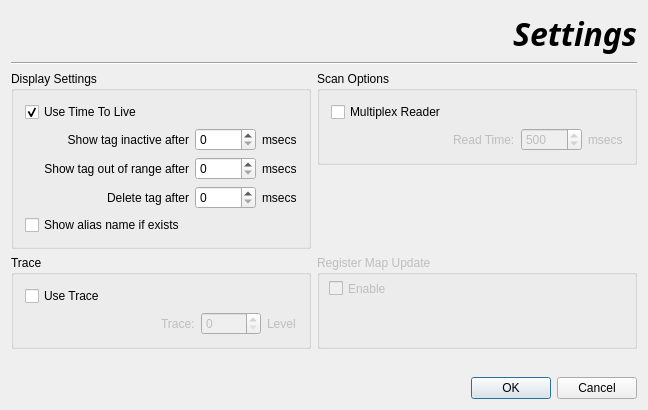
<?xml version="1.0" encoding="UTF-8"?>
<ui version="4.0">
 <class>CSettingsDialogClass</class>
 <widget class="QDialog" name="CSettingsDialogClass">
  <property name="geometry">
   <rect>
    <x>0</x>
    <y>0</y>
    <width>648</width>
    <height>410</height>
   </rect>
  </property>
  <property name="windowTitle">
   <string>Settings</string>
  </property>
  <property name="windowIcon">
   <iconset resource="../../Qrfe/images/qrfe.qrc">
    <normaloff>:/ams logos/mtiWindowIcon</normaloff>:/ams logos/mtiWindowIcon</iconset>
  </property>
  <layout class="QGridLayout" name="gridLayout_4">
   <item row="0" column="0">
    <widget class="QLabel" name="label_2">
     <property name="maximumSize">
      <size>
       <width>48</width>
       <height>16777215</height>
      </size>
     </property>
     <property name="text">
      <string/>
     </property>
     <property name="pixmap">
      <pixmap resource="../../Qrfe/images/qrfe.qrc">:/window images/settingsImage</pixmap>
     </property>
    </widget>
   </item>
   <item row="0" column="1" colspan="2">
    <widget class="QLabel" name="label">
     <property name="font">
      <font>
       <family>Arial Black</family>
       <pointsize>24</pointsize>
       <weight>75</weight>
       <italic>true</italic>
       <bold>true</bold>
      </font>
     </property>
     <property name="text">
      <string>Settings</string>
     </property>
     <property name="alignment">
      <set>Qt::AlignRight|Qt::AlignTrailing|Qt::AlignVCenter</set>
     </property>
    </widget>
   </item>
   <item row="1" column="0" colspan="3">
    <widget class="Line" name="line">
     <property name="orientation">
      <enum>Qt::Horizontal</enum>
     </property>
    </widget>
   </item>
   <item row="2" column="0" rowspan="2" colspan="2">
    <widget class="QGroupBox" name="groupBox">
     <property name="minimumSize">
      <size>
       <width>300</width>
       <height>0</height>
      </size>
     </property>
     <property name="title">
      <string>Display Settings</string>
     </property>
     <layout class="QVBoxLayout" name="verticalLayout">
      <item>
       <widget class="QCheckBox" name="useTtlCheckBox">
        <property name="text">
         <string>Use Time To Live</string>
        </property>
        <property name="checked">
         <bool>true</bool>
        </property>
       </widget>
      </item>
      <item>
       <layout class="QGridLayout" name="gridLayout">
        <item row="0" column="3">
         <widget class="QLabel" name="inactiveMSLabel">
          <property name="minimumSize">
           <size>
            <width>30</width>
            <height>0</height>
           </size>
          </property>
          <property name="text">
           <string>msecs</string>
          </property>
         </widget>
        </item>
        <item row="0" column="2">
         <widget class="QSpinBox" name="inactiveSpinBox">
          <property name="minimumSize">
           <size>
            <width>60</width>
            <height>0</height>
           </size>
          </property>
          <property name="maximum">
           <number>99999</number>
          </property>
         </widget>
        </item>
        <item row="0" column="1">
         <widget class="QLabel" name="inactiveLabel">
          <property name="text">
           <string>Show tag inactive after</string>
          </property>
          <property name="alignment">
           <set>Qt::AlignRight|Qt::AlignTrailing|Qt::AlignVCenter</set>
          </property>
         </widget>
        </item>
        <item row="1" column="3">
         <widget class="QLabel" name="outOfRangeMSLabel">
          <property name="minimumSize">
           <size>
            <width>30</width>
            <height>0</height>
           </size>
          </property>
          <property name="text">
           <string>msecs</string>
          </property>
         </widget>
        </item>
        <item row="1" column="2">
         <widget class="QSpinBox" name="outOfRangeSpinBox">
          <property name="minimumSize">
           <size>
            <width>60</width>
            <height>0</height>
           </size>
          </property>
          <property name="maximum">
           <number>99999</number>
          </property>
         </widget>
        </item>
        <item row="1" column="1">
         <widget class="QLabel" name="outOfRangeLabel">
          <property name="text">
           <string>Show tag out of range after</string>
          </property>
          <property name="alignment">
           <set>Qt::AlignRight|Qt::AlignTrailing|Qt::AlignVCenter</set>
          </property>
         </widget>
        </item>
        <item row="2" column="3">
         <widget class="QLabel" name="deleteMSLabel">
          <property name="minimumSize">
           <size>
            <width>30</width>
            <height>0</height>
           </size>
          </property>
          <property name="text">
           <string>msecs</string>
          </property>
         </widget>
        </item>
        <item row="2" column="2">
         <widget class="QSpinBox" name="deleteSpinBox">
          <property name="minimumSize">
           <size>
            <width>60</width>
            <height>0</height>
           </size>
          </property>
          <property name="maximum">
           <number>99999</number>
          </property>
         </widget>
        </item>
        <item row="2" column="1">
         <widget class="QLabel" name="deleteLabel">
          <property name="text">
           <string>Delete tag after</string>
          </property>
          <property name="alignment">
           <set>Qt::AlignRight|Qt::AlignTrailing|Qt::AlignVCenter</set>
          </property>
         </widget>
        </item>
        <item row="0" column="0">
         <spacer name="horizontalSpacer_2">
          <property name="orientation">
           <enum>Qt::Horizontal</enum>
          </property>
          <property name="sizeHint" stdset="0">
           <size>
            <width>13</width>
            <height>20</height>
           </size>
          </property>
         </spacer>
        </item>
        <item row="1" column="0">
         <spacer name="horizontalSpacer_3">
          <property name="orientation">
           <enum>Qt::Horizontal</enum>
          </property>
          <property name="sizeHint" stdset="0">
           <size>
            <width>13</width>
            <height>20</height>
           </size>
          </property>
         </spacer>
        </item>
        <item row="2" column="0">
         <spacer name="horizontalSpacer_4">
          <property name="orientation">
           <enum>Qt::Horizontal</enum>
          </property>
          <property name="sizeHint" stdset="0">
           <size>
            <width>13</width>
            <height>20</height>
           </size>
          </property>
         </spacer>
        </item>
       </layout>
      </item>
      <item>
       <spacer name="verticalSpacer_2">
        <property name="orientation">
         <enum>Qt::Vertical</enum>
        </property>
        <property name="sizeHint" stdset="0">
         <size>
          <width>20</width>
          <height>2</height>
         </size>
        </property>
       </spacer>
      </item>
      <item>
       <widget class="QCheckBox" name="showAliasCheckBox">
        <property name="text">
         <string>Show alias name if exists</string>
        </property>
       </widget>
      </item>
     </layout>
    </widget>
   </item>
   <item row="2" column="2">
    <widget class="QGroupBox" name="groupBox_3">
     <property name="minimumSize">
      <size>
       <width>300</width>
       <height>0</height>
      </size>
     </property>
     <property name="title">
      <string>Scan Options</string>
     </property>
     <layout class="QVBoxLayout" name="verticalLayout_3">
      <item>
       <widget class="QCheckBox" name="useMultiplexBox">
        <property name="text">
         <string>Multiplex Reader</string>
        </property>
       </widget>
      </item>
      <item>
       <layout class="QGridLayout" name="gridLayout_2">
        <item row="0" column="0">
         <spacer name="horizontalSpacer_5">
          <property name="orientation">
           <enum>Qt::Horizontal</enum>
          </property>
          <property name="sizeHint" stdset="0">
           <size>
            <width>40</width>
            <height>20</height>
           </size>
          </property>
         </spacer>
        </item>
        <item row="0" column="1">
         <widget class="QLabel" name="multiplexReadTimeLabel">
          <property name="enabled">
           <bool>false</bool>
          </property>
          <property name="text">
           <string>Read Time:</string>
          </property>
         </widget>
        </item>
        <item row="0" column="2">
         <widget class="QSpinBox" name="multiplexReadTimeBox">
          <property name="enabled">
           <bool>false</bool>
          </property>
          <property name="minimumSize">
           <size>
            <width>60</width>
            <height>0</height>
           </size>
          </property>
          <property name="minimum">
           <number>100</number>
          </property>
          <property name="maximum">
           <number>99999</number>
          </property>
          <property name="value">
           <number>500</number>
          </property>
         </widget>
        </item>
        <item row="0" column="3">
         <widget class="QLabel" name="multiplexTimeLabel">
          <property name="enabled">
           <bool>false</bool>
          </property>
          <property name="minimumSize">
           <size>
            <width>30</width>
            <height>0</height>
           </size>
          </property>
          <property name="text">
           <string>msecs</string>
          </property>
         </widget>
        </item>
       </layout>
      </item>
     </layout>
    </widget>
   </item>
   <item row="3" column="2">
    <spacer name="verticalSpacer_4">
     <property name="orientation">
      <enum>Qt::Vertical</enum>
     </property>
     <property name="sizeHint" stdset="0">
      <size>
       <width>20</width>
       <height>74</height>
      </size>
     </property>
    </spacer>
   </item>
   <item row="4" column="0" colspan="2">
    <widget class="QGroupBox" name="groupBox_2">
     <property name="title">
      <string>Trace</string>
     </property>
     <layout class="QVBoxLayout" name="verticalLayout_2">
      <item>
       <widget class="QCheckBox" name="useTraceBox">
        <property name="text">
         <string>Use Trace</string>
        </property>
        <property name="checked">
         <bool>false</bool>
        </property>
       </widget>
      </item>
      <item>
       <layout class="QGridLayout" name="gridLayout_3">
        <item row="0" column="0">
         <spacer name="horizontalSpacer">
          <property name="orientation">
           <enum>Qt::Horizontal</enum>
          </property>
          <property name="sizeHint" stdset="0">
           <size>
            <width>28</width>
            <height>20</height>
           </size>
          </property>
         </spacer>
        </item>
        <item row="0" column="1">
         <widget class="QLabel" name="traceLabel">
          <property name="enabled">
           <bool>false</bool>
          </property>
          <property name="text">
           <string>Trace:</string>
          </property>
         </widget>
        </item>
        <item row="0" column="2">
         <widget class="QSpinBox" name="traceLevelBox">
          <property name="enabled">
           <bool>false</bool>
          </property>
          <property name="minimumSize">
           <size>
            <width>60</width>
            <height>0</height>
           </size>
          </property>
          <property name="maximum">
           <number>10</number>
          </property>
          <property name="value">
           <number>0</number>
          </property>
         </widget>
        </item>
        <item row="0" column="3">
         <widget class="QLabel" name="traceLevelLabel">
          <property name="enabled">
           <bool>false</bool>
          </property>
          <property name="minimumSize">
           <size>
            <width>30</width>
            <height>0</height>
           </size>
          </property>
          <property name="text">
           <string>Level</string>
          </property>
         </widget>
        </item>
       </layout>
      </item>
     </layout>
    </widget>
   </item>
   <item row="5" column="1">
    <spacer name="verticalSpacer">
     <property name="orientation">
      <enum>Qt::Vertical</enum>
     </property>
     <property name="sizeHint" stdset="0">
      <size>
       <width>20</width>
       <height>50</height>
      </size>
     </property>
    </spacer>
   </item>
   <item row="6" column="0" colspan="3">
    <widget class="QDialogButtonBox" name="buttonBox">
     <property name="standardButtons">
      <set>QDialogButtonBox::Cancel|QDialogButtonBox::Ok</set>
     </property>
    </widget>
   </item>
   <item row="4" column="2">
    <widget class="QGroupBox" name="groupBox_4">
     <property name="enabled">
      <bool>false</bool>
     </property>
     <property name="title">
      <string>Register Map Update</string>
     </property>
     <widget class="QCheckBox" name="registerMapUpdateEnable">
      <property name="geometry">
       <rect>
        <x>12</x>
        <y>24</y>
        <width>71</width>
        <height>19</height>
       </rect>
      </property>
      <property name="text">
       <string>Enable</string>
      </property>
     </widget>
     <widget class="QWidget" name="layoutWidget">
      <property name="geometry">
       <rect>
        <x>10</x>
        <y>50</y>
        <width>301</width>
        <height>22</height>
       </rect>
      </property>
      <layout class="QHBoxLayout" name="horizontalLayout">
       <item>
        <spacer name="horizontalSpacer_6">
         <property name="orientation">
          <enum>Qt::Horizontal</enum>
         </property>
         <property name="sizeHint" stdset="0">
          <size>
           <width>40</width>
           <height>20</height>
          </size>
         </property>
        </spacer>
       </item>
       <item>
        <widget class="QLabel" name="pollingText">
         <property name="text">
          <string>Polling Interval :</string>
         </property>
        </widget>
       </item>
       <item>
        <widget class="QSpinBox" name="pollingIntervalSB">
         <property name="buttonSymbols">
          <enum>QAbstractSpinBox::UpDownArrows</enum>
         </property>
         <property name="minimum">
          <number>500</number>
         </property>
         <property name="maximum">
          <number>5000</number>
         </property>
         <property name="singleStep">
          <number>100</number>
         </property>
        </widget>
       </item>
       <item>
        <widget class="QLabel" name="pollingTimeLabel">
         <property name="text">
          <string>msecs</string>
         </property>
        </widget>
       </item>
      </layout>
     </widget>
    </widget>
   </item>
  </layout>
 </widget>
 <layoutdefault spacing="6" margin="11"/>
 <resources>
  <include location="../../Qrfe/images/qrfe.qrc"/>
  <include location="../../Qrfe/images/qrfe.qrc"/>
  <include location="../../Qrfe/images/qrfe.qrc"/>
  <include location="../../Qrfe/images/qrfe.qrc"/>
  <include location="../../Qrfe/images/qrfe.qrc"/>
  <include location="../../Qrfe/images/qrfe.qrc"/>
  <include location="../../Qrfe/images/qrfe.qrc"/>
  <include location="../../Qrfe/images/qrfe.qrc"/>
  <include location="../../Qrfe/images/qrfe.qrc"/>
  <include location="../../Qrfe/images/qrfe.qrc"/>
 </resources>
 <connections>
  <connection>
   <sender>buttonBox</sender>
   <signal>rejected()</signal>
   <receiver>CSettingsDialogClass</receiver>
   <slot>reject()</slot>
   <hints>
    <hint type="sourcelabel">
     <x>171</x>
     <y>192</y>
    </hint>
    <hint type="destinationlabel">
     <x>171</x>
     <y>106</y>
    </hint>
   </hints>
  </connection>
  <connection>
   <sender>useTtlCheckBox</sender>
   <signal>toggled(bool)</signal>
   <receiver>inactiveSpinBox</receiver>
   <slot>setEnabled(bool)</slot>
   <hints>
    <hint type="sourcelabel">
     <x>136</x>
     <y>89</y>
    </hint>
    <hint type="destinationlabel">
     <x>189</x>
     <y>114</y>
    </hint>
   </hints>
  </connection>
  <connection>
   <sender>useTtlCheckBox</sender>
   <signal>toggled(bool)</signal>
   <receiver>outOfRangeSpinBox</receiver>
   <slot>setEnabled(bool)</slot>
   <hints>
    <hint type="sourcelabel">
     <x>136</x>
     <y>89</y>
    </hint>
    <hint type="destinationlabel">
     <x>189</x>
     <y>140</y>
    </hint>
   </hints>
  </connection>
  <connection>
   <sender>useTtlCheckBox</sender>
   <signal>toggled(bool)</signal>
   <receiver>deleteSpinBox</receiver>
   <slot>setEnabled(bool)</slot>
   <hints>
    <hint type="sourcelabel">
     <x>136</x>
     <y>89</y>
    </hint>
    <hint type="destinationlabel">
     <x>189</x>
     <y>166</y>
    </hint>
   </hints>
  </connection>
  <connection>
   <sender>useTtlCheckBox</sender>
   <signal>toggled(bool)</signal>
   <receiver>inactiveLabel</receiver>
   <slot>setEnabled(bool)</slot>
   <hints>
    <hint type="sourcelabel">
     <x>136</x>
     <y>89</y>
    </hint>
    <hint type="destinationlabel">
     <x>86</x>
     <y>114</y>
    </hint>
   </hints>
  </connection>
  <connection>
   <sender>useTtlCheckBox</sender>
   <signal>toggled(bool)</signal>
   <receiver>inactiveMSLabel</receiver>
   <slot>setEnabled(bool)</slot>
   <hints>
    <hint type="sourcelabel">
     <x>136</x>
     <y>89</y>
    </hint>
    <hint type="destinationlabel">
     <x>240</x>
     <y>114</y>
    </hint>
   </hints>
  </connection>
  <connection>
   <sender>useTtlCheckBox</sender>
   <signal>toggled(bool)</signal>
   <receiver>outOfRangeLabel</receiver>
   <slot>setEnabled(bool)</slot>
   <hints>
    <hint type="sourcelabel">
     <x>136</x>
     <y>89</y>
    </hint>
    <hint type="destinationlabel">
     <x>86</x>
     <y>140</y>
    </hint>
   </hints>
  </connection>
  <connection>
   <sender>useTtlCheckBox</sender>
   <signal>toggled(bool)</signal>
   <receiver>outOfRangeMSLabel</receiver>
   <slot>setEnabled(bool)</slot>
   <hints>
    <hint type="sourcelabel">
     <x>136</x>
     <y>89</y>
    </hint>
    <hint type="destinationlabel">
     <x>240</x>
     <y>140</y>
    </hint>
   </hints>
  </connection>
  <connection>
   <sender>useTtlCheckBox</sender>
   <signal>toggled(bool)</signal>
   <receiver>deleteLabel</receiver>
   <slot>setEnabled(bool)</slot>
   <hints>
    <hint type="sourcelabel">
     <x>136</x>
     <y>89</y>
    </hint>
    <hint type="destinationlabel">
     <x>86</x>
     <y>166</y>
    </hint>
   </hints>
  </connection>
  <connection>
   <sender>useTtlCheckBox</sender>
   <signal>toggled(bool)</signal>
   <receiver>deleteMSLabel</receiver>
   <slot>setEnabled(bool)</slot>
   <hints>
    <hint type="sourcelabel">
     <x>136</x>
     <y>89</y>
    </hint>
    <hint type="destinationlabel">
     <x>240</x>
     <y>166</y>
    </hint>
   </hints>
  </connection>
  <connection>
   <sender>useTraceBox</sender>
   <signal>toggled(bool)</signal>
   <receiver>traceLevelBox</receiver>
   <slot>setEnabled(bool)</slot>
   <hints>
    <hint type="sourcelabel">
     <x>54</x>
     <y>304</y>
    </hint>
    <hint type="destinationlabel">
     <x>136</x>
     <y>329</y>
    </hint>
   </hints>
  </connection>
  <connection>
   <sender>useTraceBox</sender>
   <signal>toggled(bool)</signal>
   <receiver>traceLabel</receiver>
   <slot>setEnabled(bool)</slot>
   <hints>
    <hint type="sourcelabel">
     <x>54</x>
     <y>304</y>
    </hint>
    <hint type="destinationlabel">
     <x>54</x>
     <y>329</y>
    </hint>
   </hints>
  </connection>
  <connection>
   <sender>useTraceBox</sender>
   <signal>toggled(bool)</signal>
   <receiver>traceLevelLabel</receiver>
   <slot>setEnabled(bool)</slot>
   <hints>
    <hint type="sourcelabel">
     <x>54</x>
     <y>304</y>
    </hint>
    <hint type="destinationlabel">
     <x>217</x>
     <y>329</y>
    </hint>
   </hints>
  </connection>
  <connection>
   <sender>useMultiplexBox</sender>
   <signal>toggled(bool)</signal>
   <receiver>multiplexReadTimeBox</receiver>
   <slot>setEnabled(bool)</slot>
   <hints>
    <hint type="sourcelabel">
     <x>464</x>
     <y>106</y>
    </hint>
    <hint type="destinationlabel">
     <x>536</x>
     <y>132</y>
    </hint>
   </hints>
  </connection>
  <connection>
   <sender>useMultiplexBox</sender>
   <signal>toggled(bool)</signal>
   <receiver>multiplexReadTimeLabel</receiver>
   <slot>setEnabled(bool)</slot>
   <hints>
    <hint type="sourcelabel">
     <x>464</x>
     <y>106</y>
    </hint>
    <hint type="destinationlabel">
     <x>473</x>
     <y>132</y>
    </hint>
   </hints>
  </connection>
  <connection>
   <sender>useMultiplexBox</sender>
   <signal>toggled(bool)</signal>
   <receiver>multiplexTimeLabel</receiver>
   <slot>setEnabled(bool)</slot>
   <hints>
    <hint type="sourcelabel">
     <x>464</x>
     <y>106</y>
    </hint>
    <hint type="destinationlabel">
     <x>587</x>
     <y>132</y>
    </hint>
   </hints>
  </connection>
  <connection>
   <sender>registerMapUpdateEnable</sender>
   <signal>toggled(bool)</signal>
   <receiver>pollingIntervalSB</receiver>
   <slot>setEnabled(bool)</slot>
   <hints>
    <hint type="sourcelabel">
     <x>362</x>
     <y>277</y>
    </hint>
    <hint type="destinationlabel">
     <x>565</x>
     <y>304</y>
    </hint>
   </hints>
  </connection>
  <connection>
   <sender>registerMapUpdateEnable</sender>
   <signal>toggled(bool)</signal>
   <receiver>pollingText</receiver>
   <slot>setEnabled(bool)</slot>
   <hints>
    <hint type="sourcelabel">
     <x>362</x>
     <y>277</y>
    </hint>
    <hint type="destinationlabel">
     <x>495</x>
     <y>304</y>
    </hint>
   </hints>
  </connection>
  <connection>
   <sender>registerMapUpdateEnable</sender>
   <signal>toggled(bool)</signal>
   <receiver>pollingTimeLabel</receiver>
   <slot>setEnabled(bool)</slot>
   <hints>
    <hint type="sourcelabel">
     <x>362</x>
     <y>277</y>
    </hint>
    <hint type="destinationlabel">
     <x>610</x>
     <y>304</y>
    </hint>
   </hints>
  </connection>
 </connections>
</ui>
